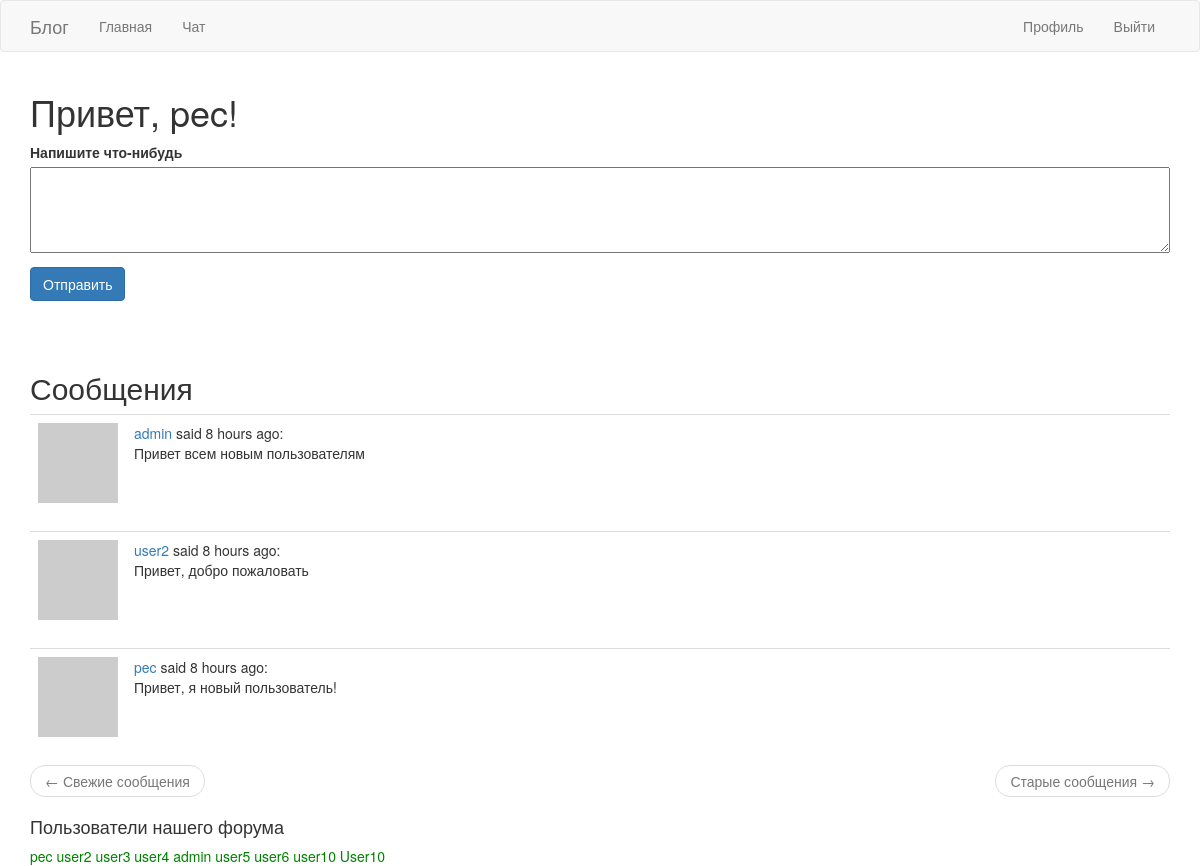
The app's page /index (signed in) with its own data.
### app/models.py (models this page shows, shortened)
class User(UserMixin, db.Model):
    id = db.Column(db.Integer, primary_key=True)
    username = db.Column(db.String(64), index=True, unique=True)
    email = db.Column(db.String(120), index=True, unique=True)
    password_hash = db.Column(db.String(128))
    posts = db.relationship('Post', backref='author', lazy='dynamic')
    about_me = db.Column(db.String(140))
    last_seen = db.Column(db.DateTime, default=datetime.utcnow)
    subscribe = db.relationship(
        'User', secondary=followers,
        primaryjoin=(followers.c.follower_id == id),
        secondaryjoin=(followers.c.subscribe_id == id),
        backref=db.backref('followers', lazy='dynamic'), lazy='dynamic')
    def followed_posts(self):
        subscribe = Post.query.join(
            followers, (followers.c.subscribe_id == Post.user_id)).filter(
            followers.c.follower_id == self.id)
        own = Post.query.filter_by(user_id=self.id)
        return subscribe.union(own).order_by(Post.timestamp.desc())
    def avatar(self, size):
        digest = md5(self.email.lower().encode('utf-8')).hexdigest()
        return f"https://www.gravatar.com/avatar/{digest}?d=identicon&s={size}"

class Post(db.Model):
    id = db.Column(db.Integer, primary_key=True)
    body = db.Column(db.String(140))
    timestamp = db.Column(db.DateTime, index=True, default=datetime.utcnow)
    user_id = db.Column(db.Integer, db.ForeignKey('user.id'))

### app/routes.py (the view)
@app.route('/', methods=['GET', 'POST'])
@app.route('/index', methods=['GET', 'POST'])
@login_required
def index():
    form = PostForm()
    if form.validate_on_submit():
        post = Post(body=form.post.data, author=current_user)
        db.session.add(post)
        db.session.commit()
        flash(_l('Ваше сообщение было добавлено'))
        return redirect(url_for('index'))
    page = request.args.get('page', 1, type=int)
    posts = current_user.followed_posts().paginate(page, app.config['POSTS_PER_PAGE'], False)
    next_url = url_for('index', page=posts.next_num) \
        if posts.has_next else None
    prev_url = url_for('index', page=posts.prev_num) \
        if posts.has_prev else None
    all_users = User.query.all()
    return render_template('index.html', title='Главная', posts=posts.items, form=form,
                           next_url=next_url, prev_url=prev_url, all_users=all_users)

### app/forms.py
class PostForm(FlaskForm):
    post = TextAreaField(_l('Напишите что-нибудь'), validators=[
        DataRequired(), Length(min=1, max=140)])
    submit = SubmitField(_l('Отправить'))

### app/models.py (called while the page is built)
@login.user_loader
def load_user(id):
    return User.query.get(int(id))

### app/routes.py (called while the page is built)
@app.before_request
def before_request():
    if current_user.is_authenticated:
        current_user.last_seen = datetime.utcnow()
        db.session.commit()
    g.locale = str(get_locale())

### app/templates/index.html (shortened to what this page needs)
{% extends "base.html" %}
{% block app_content %}
    <h1>{{ _('Привет, %(username)s!', username=current_user.username) }}</h1>
{% if form %}
    <form action="" method="post">
        <p>
            {{ form.post.label }}<br>
            {{ form.post(rows=4, style="width:100%") }}<br>
        </p>
        <p>{{ form.submit(class="btn btn-primary") }}</p>
    </form>
{% endif %}
<br>
<br>
    <h2>{{ _('Сообщения') }}</h2>
        {% for post in posts %}
        {% include '_post.html' %}
        {% endfor %}
        <nav aria-label="...">
            <ul class="pager">
                <li class="previous{% if not prev_url %} disabled{% endif %}">
                    <a href="{{ prev_url or '#' }}">
                        <span aria-hidden="true">&larr;</span> {{ _('Свежие сообщения') }}
                    </a>
                </li>
                <li class="next{% if not next_url %} disabled{% endif %}">
                    <a href="{{ next_url or '#' }}">
                        {{ _('Старые сообщения') }} <span aria-hidden="true">&rarr;</span>
                    </a>
                </li>
            </ul>
        </nav>
<h4>{{ _('Пользователи нашего форума') }}</h4>
{% for u in all_users %}
<div style="display: inline-block;">
    <a href="{{ url_for('user', username=u.username) }}" style="color:green">{{ u.username }}</a>
</div>
{% endfor %}
{% endblock %}

### app/templates/_post.html
<table class="table ">
    <tr>
        <td width="70px">
            <a href="{{ url_for('user', username=post.author.username) }}">
                <img src="{{ post.author.avatar(70) }}" />
            </a>
        </td>
        <td>
            <a href="{{ url_for('user', username=post.author.username) }}">
                {{ post.author.username }}
            </a>
            said {{ moment(post.timestamp).fromNow() }}:
            <br>
            {{ post.body }}
        </td>
    </tr>
</table>

### records on screen
User: username "pec"
Post: author.username "admin", timestamp "8 hours ago", body "Привет всем новым пользователям"
Post: author.username "user2", timestamp "8 hours ago", body "Привет, добро пожаловать"
Post: author.username "pec", timestamp "8 hours ago", body "Привет, я новый пользователь!"
User: username "user2"
User: username "user3"
User: username "user4"
User: username "admin"
User: username "user5"
User: username "user6"
User: username "user10"
User: username "User10"
